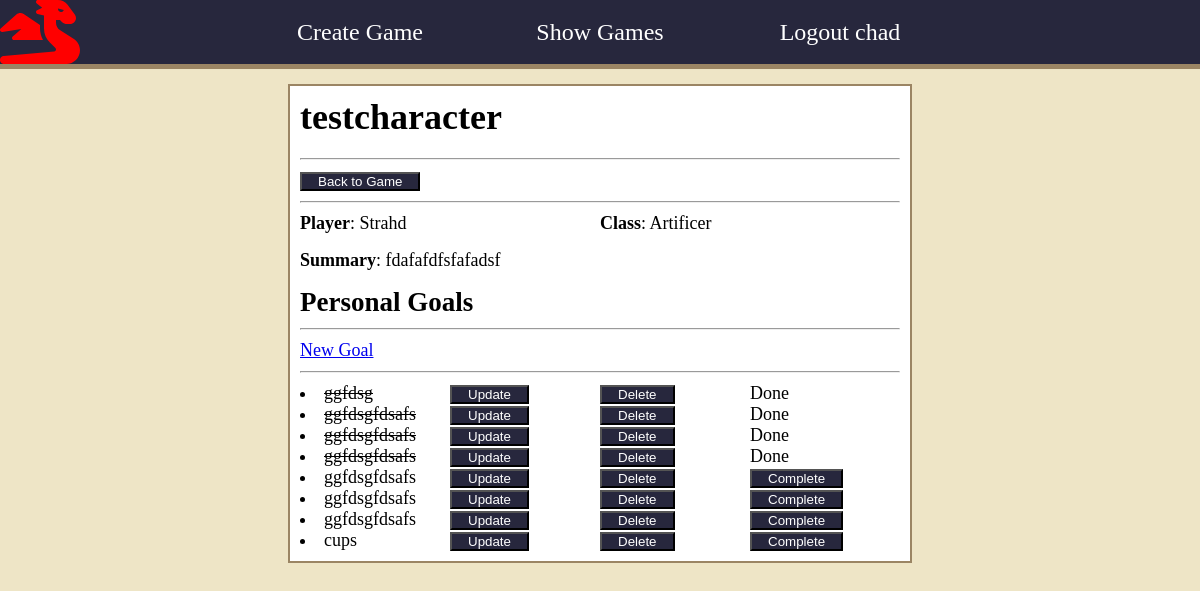
Screenshot of /games/character/47/ (signed in) with the database file from the repository.
### games/models.py (models this page shows, shortened)
class Character(models.Model):
    summary = models.TextField()
    name = models.CharField(max_length=100)
    playersclass = models.CharField(choices=CLASS_CHOICES, max_length=50, default='Artificer')
    user = models.ForeignKey(USER_MODEL, related_name="characters", on_delete=models.CASCADE)
    game = models.ForeignKey("Game", related_name="characters", on_delete=models.CASCADE)

### goals/models.py (models this page shows, shortened)
class CharacterGoal(models.Model):
    name = models.CharField(max_length=100)
    description = models.TextField()
    is_completed = models.BooleanField(default=False)
    character = models.ForeignKey("games.Character", related_name="goals", on_delete=models.CASCADE, null=True)

### games/views.py (the view)
# urls.py: path("character/<int:pk>/", CharacterDetailView.as_view(), name="detail_character"),
class CharacterDetailView(LoginRequiredMixin, DetailView):
    model = Character
    template_name = "characters/detail_character.html"
    context_object_name = "character_detail"

### games/templates/characters/detail_character.html (shortened to what this page needs)
{% extends 'base.html' %}
{% block content %}
<div class="games-container">
    <h1> {{ character_detail.name }}</h1>
    <hr>
    <div class="character-nav">
        <div>
            <button><a href="{% url 'show_game' character_detail.game_id%}">Back to Game</a></button>
        </div>
    </div>
    <hr>
    <div class="character-detail">
        <p><strong>Player</strong>: {{ character_detail.user }} </p>
        <p><strong>Class</strong>: {{ character_detail.playersclass }} </p>
        <p class="span-two-columns"><strong>Summary</strong>: {{ character_detail.summary }} </p>
    </div>
    <div class="goals">
        <h2>Personal Goals</h2>
        <hr>
            <a href="{% url 'create_character_goal' character_detail.id%}">New Goal</a>
        <hr>
        <ul>
            {% for goal in character_detail.goals.all  %}
                <div class="goal-grid">
                    {% if goal.is_completed %}
                        <li class="goal-list-completed">{{ goal.name }}</li>
                    {% else %}
                        <li class="goal-list">{{ goal.name }}</li>
                    {% endif %}
                    <div><button><a href="{% url 'update_character_goal' goal.id%}">Update</a></button></div>
                    <div><button><a href="{% url 'delete_goal' goal.id%}">Delete</a></button></div>
                    {% if goal.is_completed %}
                        <p>Done</p>
                    {% else %}
                        <form method="POST" action="{% url 'complete_goal' goal.id %}">
                            <div>
                                <button type="submit" class="complete-button">Complete</button>
                            </div>
                        </form>
                    {% endif %}
                </div>
            {% endfor %}
        </ul>
    </div>
</div>
{% endblock content %}

### games/templates/base.html (shortened to what this page needs)
{% load static %}
<!DOCTYPE html>
<html lang="en">
<head>
    <link rel="stylesheet" href="{% static 'player/player.css' %}">
</head>
<body>
    <header>
        <nav>
        <i class="fa-solid fa-dragon background-dragon"></i>
            <ul>
                {% if user.is_authenticated %}
                    <li ><a href="{% url 'create_game' %}" class="nav-link">Create Game</a></li>
                    <li><a href="{% url 'list_games' %}" class="nav-link">Show Games</a></li>
                    <li><a href="{% url 'logout' %}" class="nav-link">Logout {{ user.username }}</a></li>
                {% else %}
                <li><a href="{% url 'signup' %}" class="nav-link">Signup</a></li>
                <li class="login"><a href="{% url 'login' %}" class="nav-link">Login</a></li>
                {% endif %}
            </ul>
        </nav>
    </header>
   <main>
       {% block content %}
       {% endblock content%}
   </main>
</body>
</html>

### games/static/player/player.css (style rules this page uses)
* { margin: 0; padding: 0; }
body { background-color: #eee5c6; font-size: 18px; }
header { background-color:#27273d; height: 4rem; margin-bottom: 20px; }
nav { border-bottom: 5px solid #9b8564; }
.span-two-columns { grid-column: span 2; }
header > nav, ul { height: 100%; }
header > nav > ul { display: grid; grid-template-columns: repeat(5, 1fr); align-items: center; justify-items: center; list-style: none; }
.nav-link { text-decoration: none; font-size: 1.5rem; height: 100%; color: white; }
header > nav > ul > li:nth-child(1) { grid-column-start: 2; }
main { display: flex; justify-content: center; align-content: center; }
.background-dragon { position: fixed; color: red; height: 4rem; }
.games-container { display: flex; flex-direction: column; height: auto; width: 50%; background-color: white; border: 2px solid #9b8564; padding: 10px; }
.games-container > h1 { margin-bottom: 10px; }
li { list-style: none; }
.fa-dragon { padding-right: 6px; }
form { display: flex; flex-direction: column; }
button { background-color:#27273d; }
button > a { color: white; text-decoration: none; padding: 1rem; }
hr { margin-top: 10px; margin-bottom: 10px; }
.character-detail { display: grid; grid-template-columns: repeat(2, 1fr); row-gap: 1rem; margin-bottom: 1rem; }
.character-nav { display:grid; grid-template-columns: repeat(4, 1fr); }
.goal-list { list-style: disc; list-style-position: inside; }
.goal-list-completed { list-style: disc; list-style-position: inside; text-decoration: line-through; }
.goal-grid { display: grid; grid-template-columns: repeat(4, 1fr); row-gap: 10px; }
.complete-button { color: white; padding-left: 1rem; padding-right: 1rem; }

### rows the page displays
Character: name "testcharacter", user "Strahd", playersclass "Artificer", summary "fdafafdfsfafadsf"
CharacterGoal: name "ggfdsg", is_completed "Done"
CharacterGoal: name "ggfdsgfdsafs", is_completed "Done"
CharacterGoal: name "ggfdsgfdsafs", is_completed "Done"
CharacterGoal: name "ggfdsgfdsafs", is_completed "Done"
CharacterGoal: name "ggfdsgfdsafs", is_completed "Complete"
CharacterGoal: name "ggfdsgfdsafs", is_completed "Complete"
CharacterGoal: name "ggfdsgfdsafs", is_completed "Complete"
CharacterGoal: name "cups", is_completed "Complete"

### other values shown
{{ user.username }} "chad"
